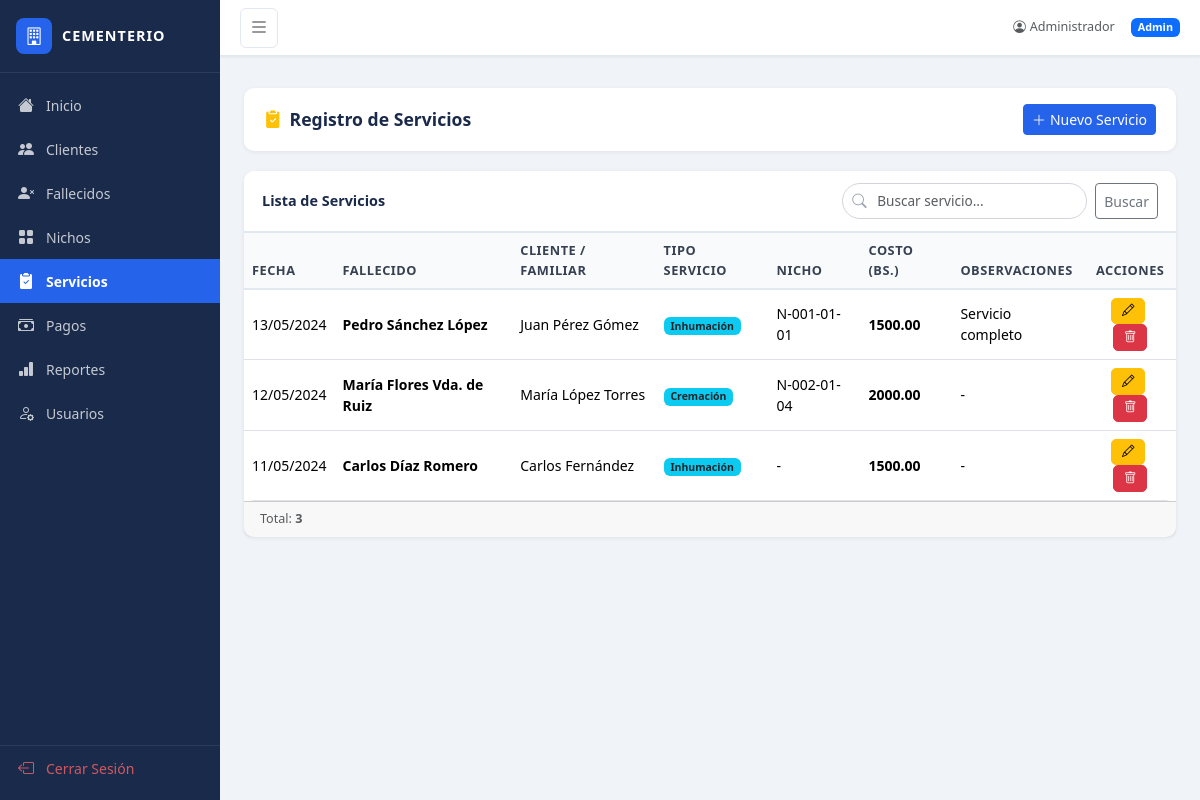
The app's page /servicios (signed in), older data.
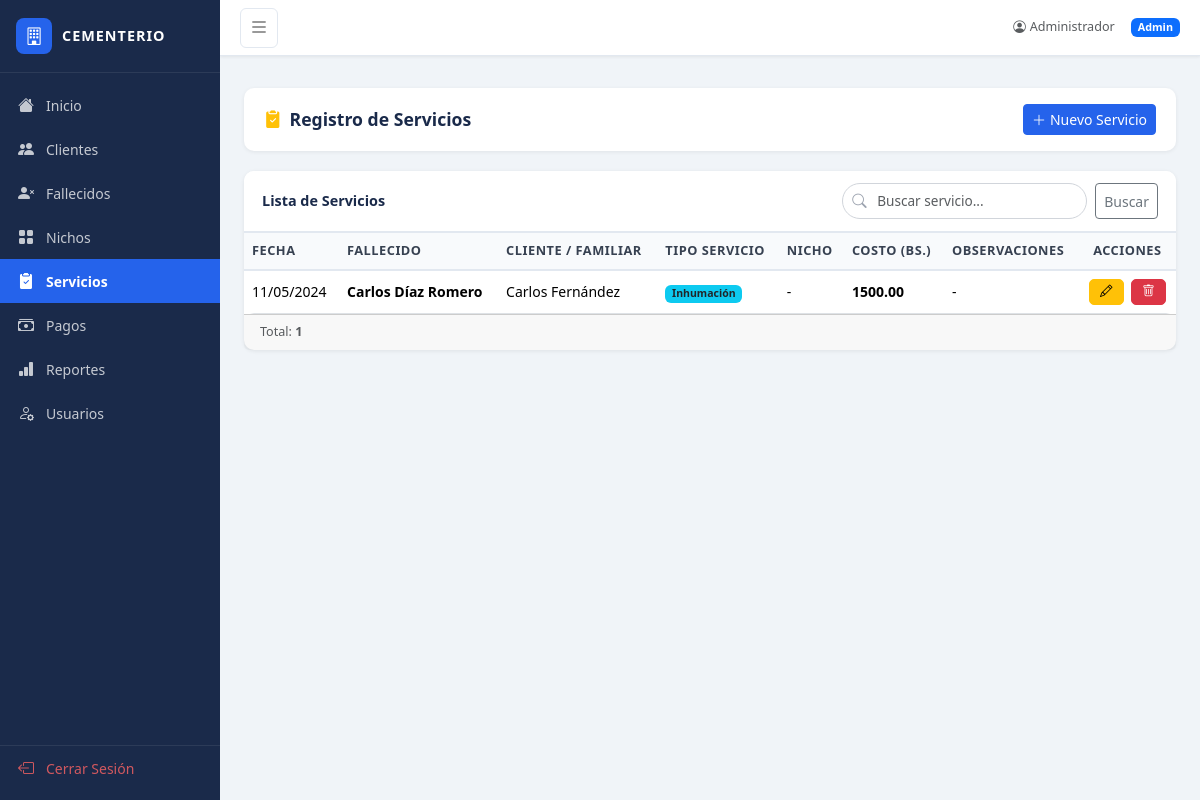
The same page, newer data.
### app.py (models this page shows)
class Servicio(db.Model):
    id = db.Column(db.Integer, primary_key=True)
    cliente_id = db.Column(db.Integer, db.ForeignKey('cliente.id'), nullable=False)
    fallecido_id = db.Column(db.Integer, db.ForeignKey('fallecido.id'), nullable=False)
    nicho_id = db.Column(db.Integer, db.ForeignKey('nicho.id'))
    fecha_servicio = db.Column(db.Date, nullable=False)
    tipo_servicio = db.Column(db.String(50), nullable=False)
    costo = db.Column(db.Float, nullable=False)
    observaciones = db.Column(db.Text)
    pagos = db.relationship('Pago', backref='servicio', lazy=True)

class Fallecido(db.Model):
    id = db.Column(db.Integer, primary_key=True)
    nombre = db.Column(db.String(150), nullable=False)
    fecha_fallecimiento = db.Column(db.Date, nullable=False)
    causa_muerte = db.Column(db.String(200))
    cliente_id = db.Column(db.Integer, db.ForeignKey('cliente.id'), nullable=False)
    certificado_defuncion = db.Column(db.String(50))
    observaciones = db.Column(db.Text)
    servicios = db.relationship('Servicio', backref='fallecido', lazy=True)

class Cliente(db.Model):
    id = db.Column(db.Integer, primary_key=True)
    ci = db.Column(db.String(20), unique=True, nullable=False)
    nombre_completo = db.Column(db.String(150), nullable=False)
    direccion = db.Column(db.String(200))
    telefono = db.Column(db.String(20))
    correo = db.Column(db.String(100))
    estado = db.Column(db.String(20), default='Activo')
    fallecidos = db.relationship('Fallecido', backref='cliente', lazy=True)
    servicios = db.relationship('Servicio', backref='cliente', lazy=True)

class Nicho(db.Model):
    id = db.Column(db.Integer, primary_key=True)
    codigo = db.Column(db.String(20), unique=True, nullable=False)
    tipo = db.Column(db.String(50), nullable=False)
    ubicacion = db.Column(db.String(100))
    estado = db.Column(db.String(20), default='Disponible')
    observaciones = db.Column(db.Text)
    servicios = db.relationship('Servicio', backref='nicho', lazy=True)

### app.py (the view)
@app.route('/servicios')
@login_required
def servicios():
    q = request.args.get('q', '')
    if q:
        lista = Servicio.query.join(Fallecido).filter(Fallecido.nombre.ilike(f'%{q}%')).all()
    else:
        lista = Servicio.query.order_by(Servicio.fecha_servicio.desc()).all()
    return render_template('servicios.html', servicios=lista, q=q)

### app.py (called while the page is built)
def login_required(f):
    @wraps(f)
    def decorated_function(*args, **kwargs):
        if 'user_id' not in session:
            return redirect(url_for('login'))
        return f(*args, **kwargs)
    return decorated_function

### templates/servicios.html (shortened to what this page needs)
{% extends "base.html" %}
{% block content %}
<div class="page-header">
    <h4><i class="bi bi-clipboard2-check-fill me-2 text-warning"></i>Registro de Servicios</h4>
    <a href="{{ url_for('servicio_nuevo') }}" class="btn btn-primary btn-sm">
        <i class="bi bi-plus-lg me-1"></i>Nuevo Servicio
    </a>
</div>
<div class="card">
    <div class="card-header d-flex align-items-center justify-content-between">
        <span>Lista de Servicios</span>
        <form method="GET" class="d-flex gap-2">
            <div class="search-box">
                <i class="bi bi-search"></i>
                <input type="text" name="q" value="{{ q }}" class="form-control" placeholder="Buscar servicio...">
            </div>
            <button type="submit" class="btn btn-outline-secondary btn-sm">Buscar</button>
        </form>
    </div>
    <div class="table-responsive">
        <table class="table table-hover mb-0">
            <thead>
                <tr>
                    <th>Fecha</th>
                    <th>Fallecido</th>
                    <th>Cliente / Familiar</th>
                    <th>Tipo Servicio</th>
                    <th>Nicho</th>
                    <th>Costo (Bs.)</th>
                    <th>Observaciones</th>
                    <th class="text-center">Acciones</th>
                </tr>
            </thead>
            <tbody>
                {% for s in servicios %}
                <tr>
                    <td>{{ s.fecha_servicio.strftime('%d/%m/%Y') }}</td>
                    <td><b>{{ s.fallecido.nombre }}</b></td>
                    <td>{{ s.cliente.nombre_completo }}</td>
                    <td><span class="badge bg-info text-dark">{{ s.tipo_servicio }}</span></td>
                    <td>{{ s.nicho.codigo if s.nicho else '-' }}</td>
                    <td><b>{{ "%.2f"|format(s.costo) }}</b></td>
                    <td>{{ s.observaciones or '-' }}</td>
                    <td class="text-center">
                        <a href="{{ url_for('servicio_editar', id=s.id) }}" class="btn btn-warning btn-action me-1">
                            <i class="bi bi-pencil"></i>
                        </a>
                        <form method="POST" action="{{ url_for('servicio_eliminar', id=s.id) }}" class="d-inline"
                              onsubmit="return confirm('¿Eliminar este servicio?')">
                            <button type="submit" class="btn btn-danger btn-action">
                                <i class="bi bi-trash"></i>
                            </button>
                        </form>
                    </td>
                </tr>
                {% else %}
                <tr><td colspan="8" class="text-center text-muted py-4">No se encontraron servicios</td></tr>
                {% endfor %}
            </tbody>
        </table>
    </div>
    <div class="card-footer text-muted small">Total: <b>{{ servicios|length }}</b></div>
</div>
{% endblock %}

Row changes from the older to the newer data that the page shows:
removed Servicio: fecha_servicio "13/05/2024", fallecido.nombre "Pedro Sánchez López", cliente.nombre_completo "Juan Pérez Gómez", tipo_servicio "Inhumación", nicho "N-001-01-01", costo "1500.00", observaciones "Servicio completo"
removed Servicio: fecha_servicio "12/05/2024", fallecido.nombre "María Flores Vda. de Ruiz", cliente.nombre_completo "María López Torres", tipo_servicio "Cremación", nicho "N-002-01-04", costo "2000.00", observaciones "-"
Text that changed along with them:
{{ servicios|length }}: "3" → "1"
